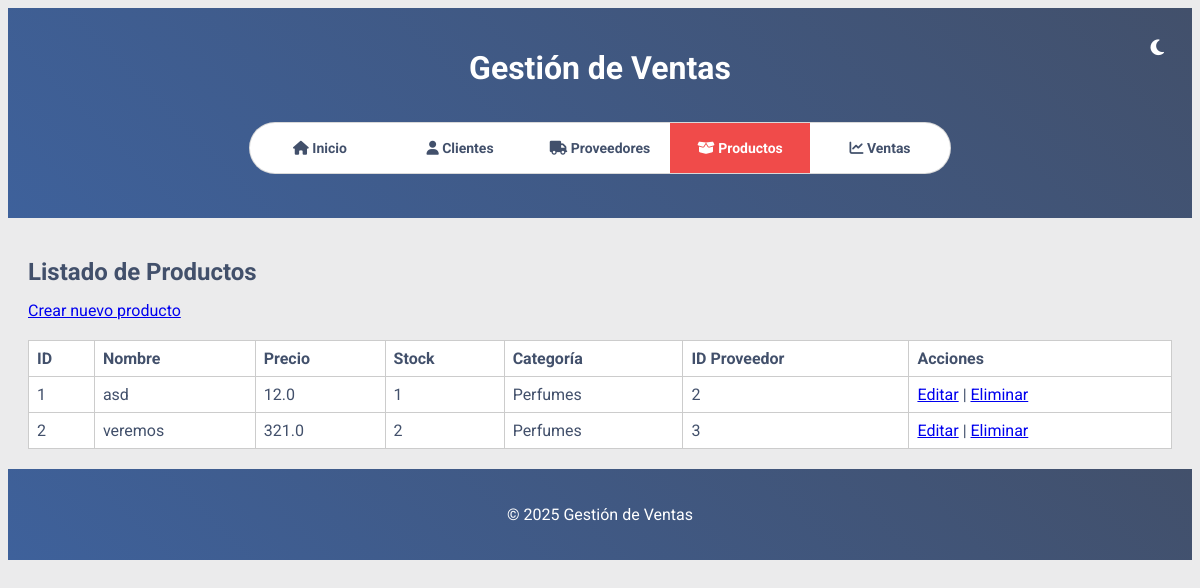
Page /productos/lista on the committed database.
### models/producto.py (models this page shows, shortened)
class Producto(db.Model):
    __tablename__ = 'productos'
    id = db.Column(db.Integer, primary_key=True)
    name = db.Column(db.String(50), nullable=False)
    precio = db.Column(db.Float, nullable=True)
    stock = db.Column(db.Integer, nullable=True)
    categoria = db.Column(db.String(50), nullable=False)
    proveedor_id = db.Column(db.Integer, db.ForeignKey('proveedores.id'), nullable=False)

### routes/productos.py (the view)
@bp.route('/lista', methods=['GET'])
def lista_productos():
    productos = get_all_productos()
    return render_template('productos/lista.html', productos=productos)

### services/productos_service.py (called while the page is built)
def get_all_productos():
    return Producto.query.all()

### templates/productos/lista.html (shortened to what this page needs)
{% extends "base.html" %}
{% block content %}
<h2>Listado de Productos</h2>
<a href="{{ url_for('productos.crear_producto_view') }}">Crear nuevo producto</a>
<table>
  <thead>
    <tr>
      <th>ID</th>
      <th>Nombre</th>
      <th>Precio</th>
      <th>Stock</th>
      <th>Categoría</th>
      <th>ID Proveedor</th>
      <th>Acciones</th>
    </tr>
  </thead>
  <tbody>
    {% for p in productos %}
    <tr>
      <td>{{ p.id }}</td>
      <td>{{ p.name }}</td>
      <td>{{ p.precio }}</td>
      <td>{{ p.stock }}</td>
      <td>{{ p.categoria }}</td>
      <td>{{ p.proveedor_id }}</td>
      <td>
        <a href="{{ url_for('productos.editar_producto_view', id=p.id) }}">Editar</a> |
        <a href="{{ url_for('productos.eliminar_producto_view', id=p.id) }}">Eliminar</a>
      </td>
    </tr>
    {% endfor %}
  </tbody>
</table>
{% endblock %}

### static/styles.css (style rules this page uses)
:root { --color-dark-blue: #42506b; --color-red: #f04b4a; --color-mid-blue: #3e619b; --color-light: #ebebec; --font-family: 'Roboto', sans-serif; }
body { font-family: var(--font-family); background-color: var(--color-light); color: var(--color-dark-blue); transition: background-color 0.3s ease, color 0.3s ease; }
table { width: 100%; border-collapse: collapse; margin-top: 20px; background-color: #fff; }
table, th, td { border: 1px solid #ccc; }
th, td { padding: 8px; text-align: left; }
h1, h2, h3 { margin-bottom: 15px; }

### rows in the picture
Producto: id "1", name "asd", precio "12.0", stock "1", categoria "Perfumes", proveedor_id "2"
Producto: id "2", name "veremos", precio "321.0", stock "2", categoria "Perfumes", proveedor_id "3"
